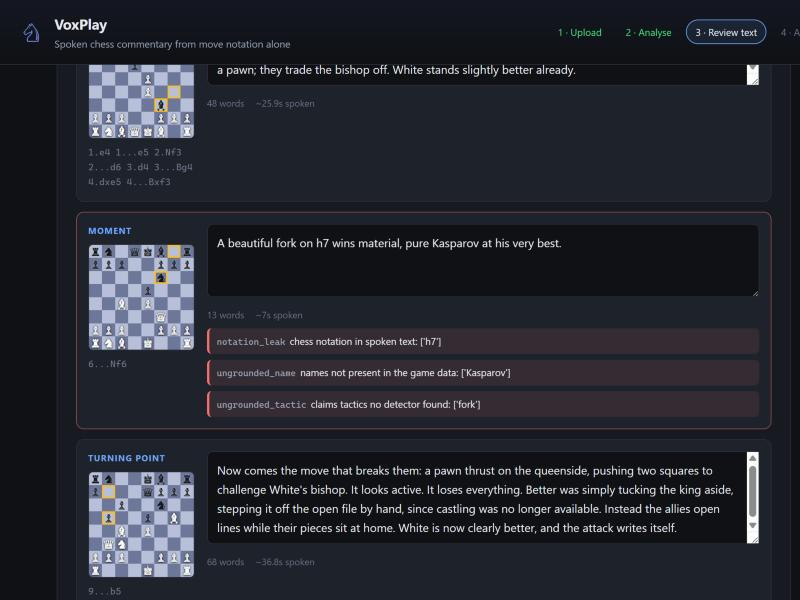
#> input picture docs/paper/figures/source_gate_screenshot.jpg, 800 x 600 px, found by its file name
$ python make_figures.py
#> lines starting #> are read from the running program, lines starting #| are printed output that depends on the picture
"""
Regenerate every data figure in the paper from the study outputs.

Figures are numbered in the order a reader meets them, which is not the order
they were first drawn, so this also renames the two that are carried over
unchanged. Nothing here reads a hand-copied number: every value comes from
the JSON or JSONL a study script wrote.

Run from the repository root, after the studies:

    python docs/paper/studies/make_figures.py
"""
from __future__ import annotations

import json
import math
import shutil
from pathlib import Path

import matplotlib
matplotlib.use("Agg")
import matplotlib.pyplot as plt  # noqa: E402

STUDIES = Path("docs/paper/studies")
FIGS = Path("docs/paper/figures")

INK = "#1a1a1a"
ACCENT = "#1f4e79"
WARM = "#c0504d"
GREY = "#9a9a9a"
MID = "#7f9fc0"

plt.rcParams.update({
    "font.family": "serif",
    "font.serif": ["Times New Roman", "DejaVu Serif"],
    "font.size": 8,
    "axes.edgecolor": INK,
    "axes.labelcolor": INK,
    "text.color": INK,
    "xtick.color": INK,
    "ytick.color": INK,
    "axes.spines.top": False,
    "axes.spines.right": False,
    "figure.dpi": 300,
    "savefig.dpi": 300,
    "savefig.bbox": "tight",
    "savefig.pad_inches": 0.02,
})


# [79 lines left out: functions clopper_pearson, unused_thresholds_chart, unused_motif_chart, not called in this run]


#: Stage boxes of Fig. 1: number, name, one-line gloss.
STAGES = [
    ("1", "Ingest", "notation to move events"),
    ("2", "Evaluate", "Stockfish, every position"),
    ("3", "Detect", "12 motifs, opening theory"),
    ("4", "Pace", "salience + budget + spacing"),
    ("5", "Write", "LLM realises supplied facts"),
    ("6", "Verify + speak", "licence check, then TTS"),
]


def fig1_pipeline() -> None:
    """
    The six-stage pipeline, redrawn for a 3.5 in column.

    The previous version had three problems. Its bottom legend overlapped the
    last stage box; it described stages 4-6 as "shared with cricket", a claim
    the paper no longer makes because the chess package imports none of the
    cricket one; and at aspect 1.32 it consumed half a column.

    This replaces the legend with brackets labelling the two groups down the
    left margin, so nothing can collide, and trades box height for padding.
    """
    from matplotlib.patches import FancyArrowPatch, FancyBboxPatch

    box_h, gap = 0.92, 0.62
    left, width = 2.05, 8.1
    pitch = box_h + gap
    top = 9.4

    fig, ax = plt.subplots(figsize=(3.45, 3.45))
    ax.set_xlim(0, left + width + 0.25)
    ax.set_ylim(0, top + 1.5)
    ax.axis("off")

    def centre(index: int) -> float:
        return top - index * pitch - box_h / 2

    ax.text(left + width / 2, top + 1.02, "PGN file or Lichess link",
            ha="center", va="center", fontsize=7.6, style="italic")
    ax.add_patch(FancyArrowPatch(
        (left + width / 2, top + 0.78), (left + width / 2, top + 0.1),
        arrowstyle="-|>", mutation_scale=9, lw=0.9, color=INK))

    for index, (number, name, gloss) in enumerate(STAGES):
        chess_stage = index < 3
        y = top - index * pitch - box_h
        ax.add_patch(FancyBboxPatch(
            (left, y), width, box_h,
            boxstyle="round,pad=0,rounding_size=0.12",
            linewidth=1.0,
            edgecolor="#2f6b4f" if chess_stage else "#4a4a8f",
            facecolor="#e7f3ec" if chess_stage else "#ececf7"))
        ax.text(left + 0.46, y + box_h / 2, number, ha="center", va="center",
                fontsize=9, fontweight="bold", color=INK)
        ax.text(left + 0.92, y + box_h * 0.68, name, ha="left", va="center",
                fontsize=8.4, fontweight="bold", color=INK)
        ax.text(left + 0.92, y + box_h * 0.24, gloss, ha="left", va="center",
                fontsize=7.1, color="#333333")
        if index < len(STAGES) - 1:
            ax.add_patch(FancyArrowPatch(
                (left + width / 2, y - 0.09),
                (left + width / 2, y - gap + 0.09),
                arrowstyle="-|>", mutation_scale=9, lw=0.9, color=INK))

    # Group brackets in the left margin, in place of a legend.
    for first, last, label, colour in (
        (0, 2, "chess facts,\ncomputed", "#2f6b4f"),
        (3, 5, "pacing and\ndelivery", "#4a4a8f"),
    ):
        y_top = centre(first) + box_h / 2
        y_bottom = centre(last) - box_h / 2
        x = left - 0.30
        ax.plot([x, x], [y_bottom, y_top], color=colour, lw=1.0)
        for y in (y_top, y_bottom):
            ax.plot([x, x + 0.16], [y, y], color=colour, lw=1.0)
        ax.text(x - 0.16, (y_top + y_bottom) / 2, label, ha="right",
                va="center", fontsize=7.0, color=colour, linespacing=1.5)

    bottom = top - len(STAGES) * pitch + gap
    ax.add_patch(FancyArrowPatch(
        (left + width / 2, bottom - 0.04), (left + width / 2, bottom - 0.66),
        arrowstyle="-|>", mutation_scale=9, lw=0.9, color=INK))
    ax.text(left + width / 2, bottom - 0.95,
            "spoken audio + synchronised board",
            ha="center", va="center", fontsize=7.6, style="italic")

    fig.savefig(FIGS / "fig1-pipeline.png")
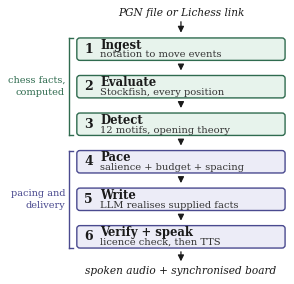
#> figure drawn by matplotlib, 1 panel
    plt.close(fig)
    print("fig1-pipeline.png")


def fig2_pacing() -> None:
    rows = [json.loads(line)
            for line in (STUDIES / "pacing_study.jsonl")
            .read_text().splitlines() if line.strip()]
    rows = [r for r in rows if "error" not in r]
    plies = [r["plies"] for r in rows]

    fig, ax = plt.subplots(figsize=(3.4, 2.4))
    ax.scatter(plies, [r["flat_seconds"] for r in rows], s=7, color=WARM,
               label="every move", alpha=0.75, linewidths=0)
    ax.scatter(plies, [r["topn_seconds"] for r in rows], s=7, color=GREY,
               label="top-$N$", alpha=0.75, linewidths=0)
    ax.scatter(plies, [r["paced_seconds"] for r in rows], s=7, color=ACCENT,
               label="paced (ours)", alpha=0.85, linewidths=0)
    ax.set_xlabel("half-moves in the game")
    ax.set_ylabel("spoken duration (s)")
    ax.legend(frameon=False, fontsize=7, loc="upper left")
    ax.set_title("%d games" % len(rows), fontsize=7.5, color=GREY)
    fig.savefig(FIGS / "fig2-pacing.png")
    plt.close(fig)
    print("fig2-pacing.png")


# [33 lines left out: function unused_hallucination_chart, not called in this run]


def fig3_gate() -> None:
    """
    The studio screenshot, cropped so it prints.

    The interface is dark, and a full screenshot in a 3.5 in column is a
    large black rectangle with unreadable text. Cropping to the flagged beat
    and its three findings is both the legible version and the only part of
    the screen the figure is about.
    """
    from PIL import Image

    source = Image.open(FIGS / "source_gate_screenshot.jpg")
#> source is the input picture: PIL image 800x600 RGB; mean R, G, B 38.5, 40.3, 48.6
    source.crop((78, 205, 772, 432)).save(
        FIGS / "fig3-gate-flagged.jpg", quality=94)
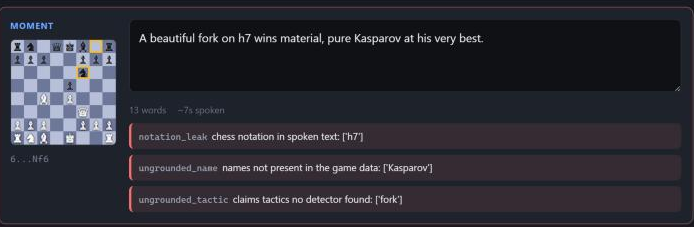
#> saved as fig3-gate-flagged.jpg: PIL image 694x227 RGB; mean R, G, B 44.3, 43.8, 52.2
    print("fig3-gate-flagged.jpg (cropped from the review screen)")


def main() -> None:
    FIGS.mkdir(parents=True, exist_ok=True)
    fig1_pipeline()
    fig3_gate()
    fig2_pacing()
    print("fig1-pipeline.png is regenerated above; no other figures are used")


if __name__ == "__main__":
#> (the run stopped early here; a loop or call above may not have finished)
